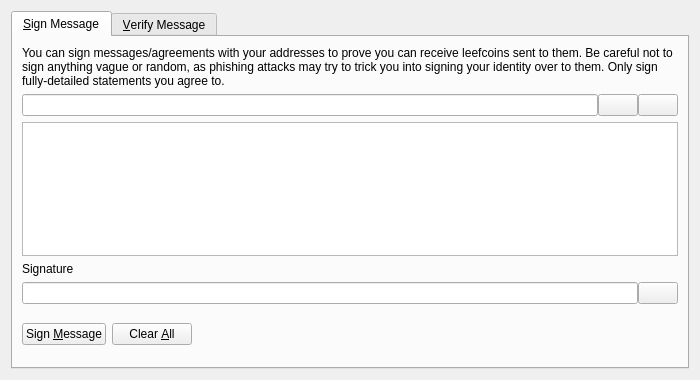
<?xml version="1.0" encoding="UTF-8"?>
<ui version="4.0">
 <class>SignVerifyMessageDialog</class>
 <widget class="QDialog" name="SignVerifyMessageDialog">
  <property name="geometry">
   <rect>
    <x>0</x>
    <y>0</y>
    <width>700</width>
    <height>380</height>
   </rect>
  </property>
  <property name="windowTitle">
   <string>Signatures - Sign / Verify a Message</string>
  </property>
  <property name="modal">
   <bool>true</bool>
  </property>
  <layout class="QVBoxLayout" name="verticalLayout">
   <item>
    <widget class="QTabWidget" name="tabWidget">
     <property name="currentIndex">
      <number>0</number>
     </property>
     <widget class="QWidget" name="tabSignMessage">
      <attribute name="title">
       <string>&amp;Sign Message</string>
      </attribute>
      <layout class="QVBoxLayout" name="verticalLayout_SM">
       <item>
        <widget class="QLabel" name="infoLabel_SM">
         <property name="text">
          <string>You can sign messages/agreements with your addresses to prove you can receive leefcoins sent to them. Be careful not to sign anything vague or random, as phishing attacks may try to trick you into signing your identity over to them. Only sign fully-detailed statements you agree to.</string>
         </property>
         <property name="textFormat">
          <enum>Qt::PlainText</enum>
         </property>
         <property name="wordWrap">
          <bool>true</bool>
         </property>
        </widget>
       </item>
       <item>
        <layout class="QHBoxLayout" name="horizontalLayout_1_SM">
         <property name="spacing">
          <number>0</number>
         </property>
         <item>
          <widget class="QValidatedLineEdit" name="addressIn_SM">
           <property name="toolTip">
            <string>The LeefCoin address to sign the message with</string>
           </property>
          </widget>
         </item>
         <item>
          <widget class="QPushButton" name="addressBookButton_SM">
           <property name="toolTip">
            <string>Choose previously used address</string>
           </property>
           <property name="text">
            <string/>
           </property>
           <property name="icon">
            <iconset resource="../bitcoin.qrc">
             <normaloff>:/icons/address-book</normaloff>:/icons/address-book</iconset>
           </property>
           <property name="shortcut">
            <string>Alt+A</string>
           </property>
           <property name="autoDefault">
            <bool>false</bool>
           </property>
          </widget>
         </item>
         <item>
          <widget class="QPushButton" name="pasteButton_SM">
           <property name="toolTip">
            <string>Paste address from clipboard</string>
           </property>
           <property name="text">
            <string/>
           </property>
           <property name="icon">
            <iconset resource="../bitcoin.qrc">
             <normaloff>:/icons/editpaste</normaloff>:/icons/editpaste</iconset>
           </property>
           <property name="shortcut">
            <string>Alt+P</string>
           </property>
           <property name="autoDefault">
            <bool>false</bool>
           </property>
          </widget>
         </item>
        </layout>
       </item>
       <item>
        <widget class="QPlainTextEdit" name="messageIn_SM">
         <property name="toolTip">
          <string>Enter the message you want to sign here</string>
         </property>
        </widget>
       </item>
       <item>
        <widget class="QLabel" name="signatureLabel_SM">
         <property name="text">
          <string>Signature</string>
         </property>
         <property name="textFormat">
          <enum>Qt::PlainText</enum>
         </property>
        </widget>
       </item>
       <item>
        <layout class="QHBoxLayout" name="horizontalLayout_2_SM">
         <property name="spacing">
          <number>0</number>
         </property>
         <item>
          <widget class="QLineEdit" name="signatureOut_SM">
           <property name="font">
            <font>
             <italic>true</italic>
            </font>
           </property>
           <property name="readOnly">
            <bool>true</bool>
           </property>
          </widget>
         </item>
         <item>
          <widget class="QPushButton" name="copySignatureButton_SM">
           <property name="toolTip">
            <string>Copy the current signature to the system clipboard</string>
           </property>
           <property name="text">
            <string/>
           </property>
           <property name="icon">
            <iconset resource="../bitcoin.qrc">
             <normaloff>:/icons/editcopy</normaloff>:/icons/editcopy</iconset>
           </property>
           <property name="autoDefault">
            <bool>false</bool>
           </property>
          </widget>
         </item>
        </layout>
       </item>
       <item>
        <layout class="QHBoxLayout" name="horizontalLayout_3_SM">
         <item>
          <widget class="QPushButton" name="signMessageButton_SM">
           <property name="toolTip">
            <string>Sign the message to prove you own this LeefCoin address</string>
           </property>
           <property name="text">
            <string>Sign &amp;Message</string>
           </property>
           <property name="icon">
            <iconset resource="../bitcoin.qrc">
             <normaloff>:/icons/edit</normaloff>:/icons/edit</iconset>
           </property>
           <property name="autoDefault">
            <bool>false</bool>
           </property>
          </widget>
         </item>
         <item>
          <widget class="QPushButton" name="clearButton_SM">
           <property name="toolTip">
            <string>Reset all sign message fields</string>
           </property>
           <property name="text">
            <string>Clear &amp;All</string>
           </property>
           <property name="icon">
            <iconset resource="../bitcoin.qrc">
             <normaloff>:/icons/remove</normaloff>:/icons/remove</iconset>
           </property>
           <property name="autoDefault">
            <bool>false</bool>
           </property>
          </widget>
         </item>
         <item>
          <spacer name="horizontalSpacer_1_SM">
           <property name="orientation">
            <enum>Qt::Horizontal</enum>
           </property>
           <property name="sizeHint" stdset="0">
            <size>
             <width>40</width>
             <height>48</height>
            </size>
           </property>
          </spacer>
         </item>
         <item>
          <widget class="QLabel" name="statusLabel_SM">
           <property name="font">
            <font>
             <weight>75</weight>
             <bold>true</bold>
            </font>
           </property>
           <property name="text">
            <string/>
           </property>
           <property name="wordWrap">
            <bool>true</bool>
           </property>
          </widget>
         </item>
         <item>
          <spacer name="horizontalSpacer_2_SM">
           <property name="orientation">
            <enum>Qt::Horizontal</enum>
           </property>
           <property name="sizeHint" stdset="0">
            <size>
             <width>40</width>
             <height>48</height>
            </size>
           </property>
          </spacer>
         </item>
        </layout>
       </item>
      </layout>
     </widget>
     <widget class="QWidget" name="tabVerifyMessage">
      <attribute name="title">
       <string>&amp;Verify Message</string>
      </attribute>
      <layout class="QVBoxLayout" name="verticalLayout_VM">
       <item>
        <widget class="QLabel" name="infoLabel_VM">
         <property name="text">
          <string>Enter the receiver's address, message (ensure you copy line breaks, spaces, tabs, etc. exactly) and signature below to verify the message. Be careful not to read more into the signature than what is in the signed message itself, to avoid being tricked by a man-in-the-middle attack. Note that this only proves the signing party receives with the address, it cannot prove sendership of any transaction!</string>
         </property>
         <property name="textFormat">
          <enum>Qt::PlainText</enum>
         </property>
         <property name="alignment">
          <set>Qt::AlignLeading|Qt::AlignLeft|Qt::AlignTop</set>
         </property>
         <property name="wordWrap">
          <bool>true</bool>
         </property>
        </widget>
       </item>
       <item>
        <layout class="QHBoxLayout" name="horizontalLayout_1_VM">
         <property name="spacing">
          <number>0</number>
         </property>
         <item>
          <widget class="QValidatedLineEdit" name="addressIn_VM">
           <property name="toolTip">
            <string>The LeefCoin address the message was signed with</string>
           </property>
          </widget>
         </item>
         <item>
          <widget class="QPushButton" name="addressBookButton_VM">
           <property name="toolTip">
            <string>Choose previously used address</string>
           </property>
           <property name="text">
            <string/>
           </property>
           <property name="icon">
            <iconset resource="../bitcoin.qrc">
             <normaloff>:/icons/address-book</normaloff>:/icons/address-book</iconset>
           </property>
           <property name="shortcut">
            <string>Alt+A</string>
           </property>
           <property name="autoDefault">
            <bool>false</bool>
           </property>
          </widget>
         </item>
        </layout>
       </item>
       <item>
        <widget class="QPlainTextEdit" name="messageIn_VM"/>
       </item>
       <item>
        <widget class="QValidatedLineEdit" name="signatureIn_VM"/>
       </item>
       <item>
        <layout class="QHBoxLayout" name="horizontalLayout_2_VM">
         <item>
          <widget class="QPushButton" name="verifyMessageButton_VM">
           <property name="toolTip">
            <string>Verify the message to ensure it was signed with the specified LeefCoin address</string>
           </property>
           <property name="text">
            <string>Verify &amp;Message</string>
           </property>
           <property name="icon">
            <iconset resource="../bitcoin.qrc">
             <normaloff>:/icons/transaction_0</normaloff>:/icons/transaction_0</iconset>
           </property>
           <property name="autoDefault">
            <bool>false</bool>
           </property>
          </widget>
         </item>
         <item>
          <widget class="QPushButton" name="clearButton_VM">
           <property name="toolTip">
            <string>Reset all verify message fields</string>
           </property>
           <property name="text">
            <string>Clear &amp;All</string>
           </property>
           <property name="icon">
            <iconset resource="../bitcoin.qrc">
             <normaloff>:/icons/remove</normaloff>:/icons/remove</iconset>
           </property>
           <property name="autoDefault">
            <bool>false</bool>
           </property>
          </widget>
         </item>
         <item>
          <spacer name="horizontalSpacer_1_VM">
           <property name="orientation">
            <enum>Qt::Horizontal</enum>
           </property>
           <property name="sizeHint" stdset="0">
            <size>
             <width>40</width>
             <height>48</height>
            </size>
           </property>
          </spacer>
         </item>
         <item>
          <widget class="QLabel" name="statusLabel_VM">
           <property name="font">
            <font>
             <weight>75</weight>
             <bold>true</bold>
            </font>
           </property>
           <property name="text">
            <string/>
           </property>
           <property name="wordWrap">
            <bool>true</bool>
           </property>
          </widget>
         </item>
         <item>
          <spacer name="horizontalSpacer_2_VM">
           <property name="orientation">
            <enum>Qt::Horizontal</enum>
           </property>
           <property name="sizeHint" stdset="0">
            <size>
             <width>40</width>
             <height>48</height>
            </size>
           </property>
          </spacer>
         </item>
        </layout>
       </item>
      </layout>
     </widget>
    </widget>
   </item>
  </layout>
 </widget>
 <customwidgets>
  <customwidget>
   <class>QValidatedLineEdit</class>
   <extends>QLineEdit</extends>
   <header>qt/qvalidatedlineedit.h</header>
  </customwidget>
 </customwidgets>
 <resources>
  <include location="../bitcoin.qrc"/>
 </resources>
 <connections/>
</ui>
